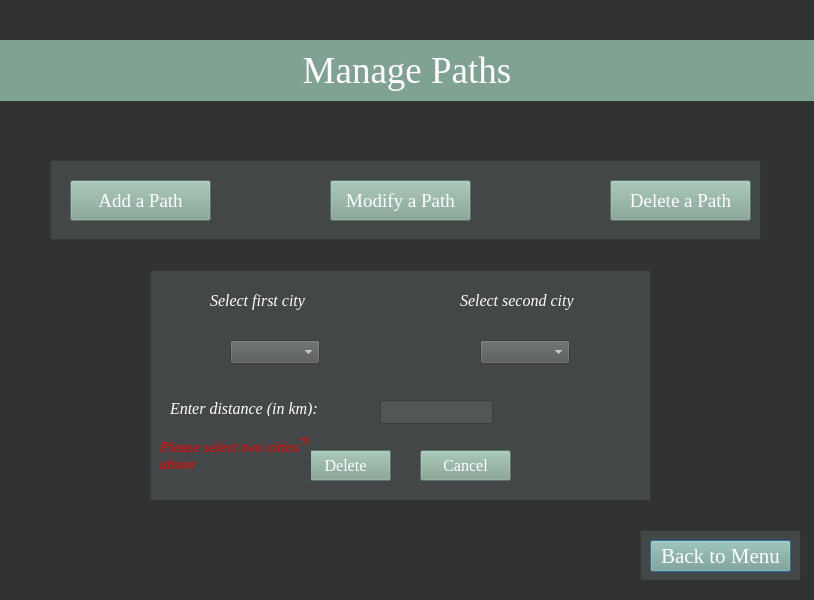
<?xml version="1.0" encoding="UTF-8"?>
<ui version="4.0">
 <class>Paths</class>
 <widget class="QDialog" name="Paths">
  <property name="geometry">
   <rect>
    <x>0</x>
    <y>0</y>
    <width>814</width>
    <height>600</height>
   </rect>
  </property>
  <property name="windowTitle">
   <string>Dialog</string>
  </property>
  <property name="styleSheet">
   <string notr="true">background-color: rgb(48, 50, 52);
color: rgb(255, 255, 255);</string>
  </property>
  <widget class="QLabel" name="label">
   <property name="geometry">
    <rect>
     <x>0</x>
     <y>40</y>
     <width>814</width>
     <height>61</height>
    </rect>
   </property>
   <property name="font">
    <font>
     <family>Georgia</family>
     <pointsize>28</pointsize>
    </font>
   </property>
   <property name="styleSheet">
    <string notr="true">color: rgb(255, 255, 255);
background-color: rgb(128, 162, 146);</string>
   </property>
   <property name="text">
    <string>Manage Paths</string>
   </property>
   <property name="alignment">
    <set>Qt::AlignCenter</set>
   </property>
  </widget>
  <widget class="QPushButton" name="back">
   <property name="geometry">
    <rect>
     <x>650</x>
     <y>540</y>
     <width>141</width>
     <height>32</height>
    </rect>
   </property>
   <property name="font">
    <font>
     <family>Georgia</family>
     <pointsize>16</pointsize>
    </font>
   </property>
   <property name="styleSheet">
    <string notr="true">color: rgb(255, 255, 255);
background-color: rgb(128, 162, 146);</string>
   </property>
   <property name="text">
    <string>Back to Menu</string>
   </property>
  </widget>
  <widget class="QPushButton" name="addpath">
   <property name="geometry">
    <rect>
     <x>70</x>
     <y>180</y>
     <width>141</width>
     <height>41</height>
    </rect>
   </property>
   <property name="font">
    <font>
     <family>Georgia</family>
     <pointsize>14</pointsize>
    </font>
   </property>
   <property name="styleSheet">
    <string notr="true">color: rgb(255, 255, 255);
background-color: rgb(128, 162, 146);</string>
   </property>
   <property name="text">
    <string>Add a Path</string>
   </property>
  </widget>
  <widget class="QPushButton" name="modifypath">
   <property name="geometry">
    <rect>
     <x>330</x>
     <y>180</y>
     <width>141</width>
     <height>41</height>
    </rect>
   </property>
   <property name="font">
    <font>
     <family>Georgia</family>
     <pointsize>14</pointsize>
    </font>
   </property>
   <property name="styleSheet">
    <string notr="true">color: rgb(255, 255, 255);
background-color: rgb(128, 162, 146);</string>
   </property>
   <property name="text">
    <string>Modify a Path</string>
   </property>
  </widget>
  <widget class="QPushButton" name="deletepath">
   <property name="geometry">
    <rect>
     <x>610</x>
     <y>180</y>
     <width>141</width>
     <height>41</height>
    </rect>
   </property>
   <property name="font">
    <font>
     <family>Georgia</family>
     <pointsize>14</pointsize>
    </font>
   </property>
   <property name="styleSheet">
    <string notr="true">color: rgb(255, 255, 255);
background-color: rgb(128, 162, 146);</string>
   </property>
   <property name="text">
    <string>Delete a Path</string>
   </property>
  </widget>
  <widget class="QFrame" name="frame">
   <property name="geometry">
    <rect>
     <x>150</x>
     <y>270</y>
     <width>501</width>
     <height>231</height>
    </rect>
   </property>
   <property name="styleSheet">
    <string notr="true">background-color: rgb(68, 71, 71);
</string>
   </property>
   <property name="frameShape">
    <enum>QFrame::StyledPanel</enum>
   </property>
   <property name="frameShadow">
    <enum>QFrame::Raised</enum>
   </property>
   <widget class="QLabel" name="label_2">
    <property name="geometry">
     <rect>
      <x>60</x>
      <y>20</y>
      <width>131</width>
      <height>21</height>
     </rect>
    </property>
    <property name="font">
     <font>
      <family>Georgia</family>
      <pointsize>12</pointsize>
      <italic>true</italic>
     </font>
    </property>
    <property name="styleSheet">
     <string notr="true">color: rgb(255, 255, 255);</string>
    </property>
    <property name="text">
     <string>Select first city</string>
    </property>
   </widget>
   <widget class="QLabel" name="label_3">
    <property name="geometry">
     <rect>
      <x>310</x>
      <y>20</y>
      <width>141</width>
      <height>21</height>
     </rect>
    </property>
    <property name="font">
     <font>
      <family>Georgia</family>
      <pointsize>12</pointsize>
      <italic>true</italic>
     </font>
    </property>
    <property name="styleSheet">
     <string notr="true">color: rgb(255, 255, 255);</string>
    </property>
    <property name="text">
     <string>Select second city</string>
    </property>
   </widget>
   <widget class="QComboBox" name="sourcebox">
    <property name="geometry">
     <rect>
      <x>80</x>
      <y>70</y>
      <width>90</width>
      <height>24</height>
     </rect>
    </property>
    <property name="styleSheet">
     <string notr="true">background-color: rgb(83, 86, 86);
color: rgb(255, 255, 255);</string>
    </property>
    <item>
     <property name="text">
      <string/>
     </property>
    </item>
   </widget>
   <widget class="QComboBox" name="destbox">
    <property name="geometry">
     <rect>
      <x>330</x>
      <y>70</y>
      <width>90</width>
      <height>24</height>
     </rect>
    </property>
    <property name="styleSheet">
     <string notr="true">background-color: rgb(83, 86, 86);
color: rgb(255, 255, 255);</string>
    </property>
    <item>
     <property name="text">
      <string/>
     </property>
    </item>
   </widget>
   <widget class="QPushButton" name="add">
    <property name="geometry">
     <rect>
      <x>150</x>
      <y>180</y>
      <width>91</width>
      <height>31</height>
     </rect>
    </property>
    <property name="font">
     <font>
      <family>Georgia</family>
      <pointsize>12</pointsize>
     </font>
    </property>
    <property name="styleSheet">
     <string notr="true">color: rgb(255, 255, 255);
background-color: rgb(128, 162, 146);</string>
    </property>
    <property name="text">
     <string>Add</string>
    </property>
   </widget>
   <widget class="QPushButton" name="modify">
    <property name="geometry">
     <rect>
      <x>150</x>
      <y>180</y>
      <width>91</width>
      <height>31</height>
     </rect>
    </property>
    <property name="font">
     <font>
      <family>Georgia</family>
      <pointsize>12</pointsize>
     </font>
    </property>
    <property name="styleSheet">
     <string notr="true">color: rgb(255, 255, 255);
background-color: rgb(128, 162, 146);</string>
    </property>
    <property name="text">
     <string>Modify</string>
    </property>
   </widget>
   <widget class="QPushButton" name="delete1">
    <property name="geometry">
     <rect>
      <x>150</x>
      <y>180</y>
      <width>91</width>
      <height>31</height>
     </rect>
    </property>
    <property name="font">
     <font>
      <family>Georgia</family>
      <pointsize>12</pointsize>
     </font>
    </property>
    <property name="styleSheet">
     <string notr="true">color: rgb(255, 255, 255);
background-color: rgb(128, 162, 146);</string>
    </property>
    <property name="text">
     <string>Delete</string>
    </property>
   </widget>
   <widget class="QLabel" name="newdistlabel">
    <property name="geometry">
     <rect>
      <x>20</x>
      <y>130</y>
      <width>221</width>
      <height>16</height>
     </rect>
    </property>
    <property name="font">
     <font>
      <family>Georgia</family>
      <pointsize>12</pointsize>
      <italic>true</italic>
     </font>
    </property>
    <property name="styleSheet">
     <string notr="true">color: rgb(255, 255, 255);</string>
    </property>
    <property name="text">
     <string>Enter new distance (in km):</string>
    </property>
   </widget>
   <widget class="QLineEdit" name="distedit">
    <property name="geometry">
     <rect>
      <x>230</x>
      <y>130</y>
      <width>113</width>
      <height>24</height>
     </rect>
    </property>
    <property name="styleSheet">
     <string notr="true">background-color: rgb(83, 86, 86);
color: rgb(255, 255, 255);</string>
    </property>
   </widget>
   <widget class="QPushButton" name="cancel">
    <property name="geometry">
     <rect>
      <x>270</x>
      <y>180</y>
      <width>91</width>
      <height>31</height>
     </rect>
    </property>
    <property name="font">
     <font>
      <family>Georgia</family>
      <pointsize>12</pointsize>
     </font>
    </property>
    <property name="styleSheet">
     <string notr="true">color: rgb(255, 255, 255);
background-color: rgb(128, 162, 146);</string>
    </property>
    <property name="text">
     <string>Cancel</string>
    </property>
   </widget>
   <widget class="QLabel" name="enterdistlabel">
    <property name="geometry">
     <rect>
      <x>20</x>
      <y>130</y>
      <width>181</width>
      <height>16</height>
     </rect>
    </property>
    <property name="font">
     <font>
      <family>Georgia</family>
      <pointsize>12</pointsize>
      <italic>true</italic>
     </font>
    </property>
    <property name="styleSheet">
     <string notr="true">color: rgb(255, 255, 255);</string>
    </property>
    <property name="text">
     <string>Enter distance (in km):</string>
    </property>
   </widget>
   <widget class="QLabel" name="errorlabel">
    <property name="geometry">
     <rect>
      <x>20</x>
      <y>160</y>
      <width>141</width>
      <height>51</height>
     </rect>
    </property>
    <property name="font">
     <font>
      <family>Georgia</family>
      <pointsize>11</pointsize>
      <italic>true</italic>
     </font>
    </property>
    <property name="styleSheet">
     <string notr="true">color: rgb(255, 0, 0);</string>
    </property>
    <property name="text">
     <string>Please select two cities and enter a distance above</string>
    </property>
    <property name="wordWrap">
     <bool>true</bool>
    </property>
   </widget>
   <widget class="QLabel" name="errorlabel_2">
    <property name="geometry">
     <rect>
      <x>10</x>
      <y>160</y>
      <width>141</width>
      <height>51</height>
     </rect>
    </property>
    <property name="font">
     <font>
      <family>Georgia</family>
      <pointsize>11</pointsize>
      <italic>true</italic>
     </font>
    </property>
    <property name="styleSheet">
     <string notr="true">color: rgb(255, 0, 0);</string>
    </property>
    <property name="text">
     <string>Please select two cities above</string>
    </property>
    <property name="wordWrap">
     <bool>true</bool>
    </property>
   </widget>
  </widget>
  <widget class="QFrame" name="frame_2">
   <property name="geometry">
    <rect>
     <x>640</x>
     <y>530</y>
     <width>161</width>
     <height>51</height>
    </rect>
   </property>
   <property name="styleSheet">
    <string notr="true">background-color: rgb(68, 71, 71);</string>
   </property>
   <property name="frameShape">
    <enum>QFrame::StyledPanel</enum>
   </property>
   <property name="frameShadow">
    <enum>QFrame::Raised</enum>
   </property>
  </widget>
  <widget class="QFrame" name="frame_3">
   <property name="geometry">
    <rect>
     <x>50</x>
     <y>160</y>
     <width>711</width>
     <height>80</height>
    </rect>
   </property>
   <property name="styleSheet">
    <string notr="true">background-color: rgb(68, 71, 71);</string>
   </property>
   <property name="frameShape">
    <enum>QFrame::StyledPanel</enum>
   </property>
   <property name="frameShadow">
    <enum>QFrame::Raised</enum>
   </property>
  </widget>
  <zorder>frame_3</zorder>
  <zorder>frame_2</zorder>
  <zorder>frame</zorder>
  <zorder>label</zorder>
  <zorder>back</zorder>
  <zorder>addpath</zorder>
  <zorder>modifypath</zorder>
  <zorder>deletepath</zorder>
 </widget>
 <resources/>
 <connections/>
</ui>
